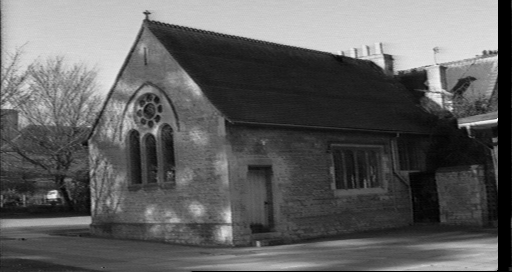
#> input picture chapel1.png, 512 x 272 px
$ python Task4.3.a.py
#> lines starting #> are read from the running program, lines starting #| are printed output that depends on the picture; after the words box and inside, x2 and y2 are one past the last pixel; in counts of white or black regions, pixels touching at a corner belong together
import cv2
import numpy as np
from matplotlib import pyplot as plt
from operator import itemgetter
from skimage.measure import LineModel, ransac
import matplotlib.cm as cm

img1 = cv2.imread('chapel1.png', 0)
#> img1 is the input picture: shape (272, 512); min 0, max 245, mean 96.2
img2 = cv2.imread('chapel2.png', 0)
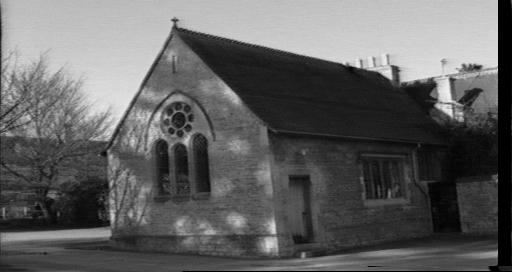
#> input picture chapel2.png, 512 x 272 px
#> img2 is the input picture: shape (272, 512); min 0, max 241, mean 97.9
N, M = img1.shape
#> N = 272; M = 512

harris1 = cv2.cornerHarris(np.float32(img1),2,3,0.04)
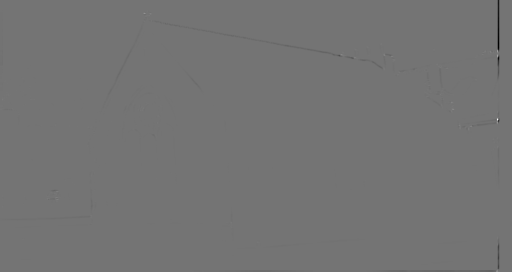
#> harris1: shape (272, 512) float32; min -94478016, max 112819176, mean -126251.1; drawn with min black and max white
harris1 = cv2.dilate(harris1,None)
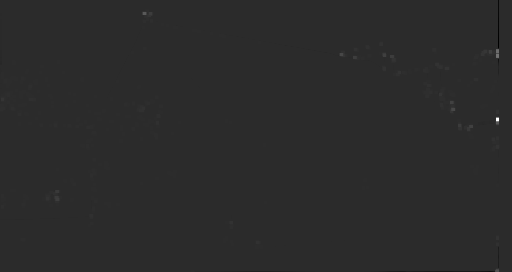
#> harris1: shape (272, 512) float32; min -23192310, max 112819176, mean 54695.7; drawn with min black and max white
thd1 = harris1.max() * 0.02
#> thd1 = 2256383.5
harris2 = cv2.cornerHarris(np.float32(img2),2,3,0.04)
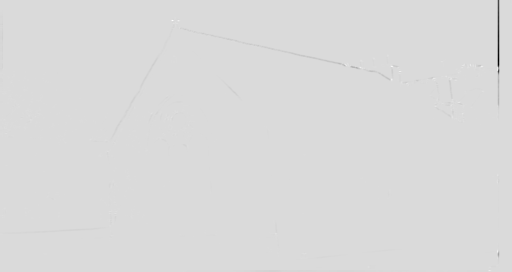
#> harris2: shape (272, 512) float32; min -91164104, max 15134101, mean -100055.7; drawn with min black and max white
harris2 = cv2.dilate(harris2,None)
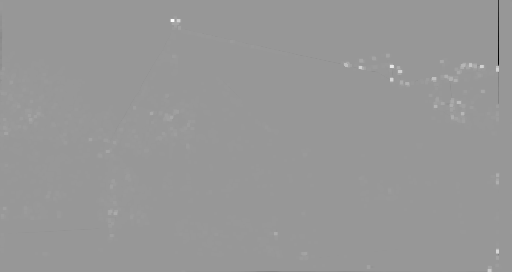
#> harris2: shape (272, 512) float32; min -22296944, max 15134101, mean 31429.1; drawn with min black and max white
thd2 = harris2.max() * 0.04
#> thd2 = 605364

feature1 = []
feature2 = []
for n in range(N):
    for m in range(M):
        if harris1[n][m] > thd1:
            img1[n][m]=255
            feature1.append([n,m,harris1[n][m]])
        if harris2[n][m] > thd2:
            img2[n][m]=255
            feature2.append([n,m,harris2[n][m]])
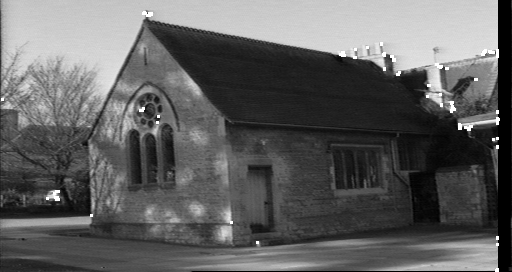
#> img1: shape (272, 512); 0.52% of pixels changed, all inside (x1, y1, x2, y2) = (1, 11, 500, 272)
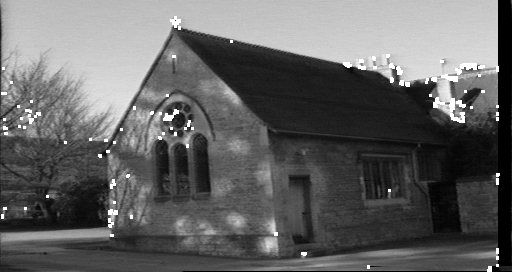
#> img2: shape (272, 512); 1.4% of pixels changed, all inside (x1, y1, x2, y2) = (1, 16, 500, 272)
#> after the loop, feature1 = 725 items, first 6: [11, 143, 3429149.2], [11, 144, 3429149.2], [11, 145, 3429149.2], [12, 142, 9406694], [12, 143, 24507988], [12, 144, 24507988]; feature2 = 1944 items, first 6: [16, 174, 678612.5], [16, 175, 678612.5], [16, 176, 678612.5], [17, 174, 902489.5], [17, 175, 902489.5], [17, 176, 902489.5]

plt.subplot(1,2,1)
plt.imshow(img1, cmap = cm.Greys_r)
plt.subplot(1,2,2)
plt.imshow(img2, cmap = cm.Greys_r)
plt.show()
